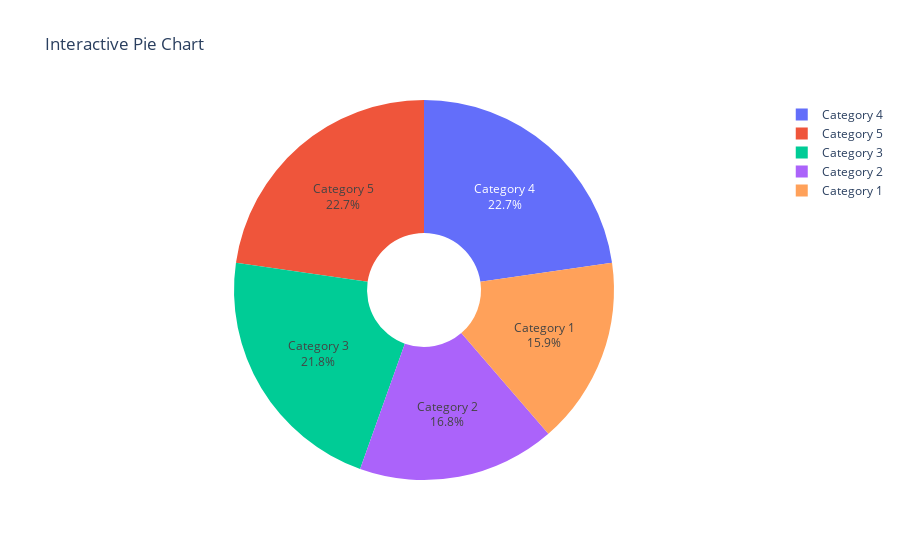

Here is the notebook cell this chart was saved with:
### Markdown cell above
# 21.Using Plotly, create an interactive pie chart of randomly generated data, add labels and percentages, set the title as 'Interactive Pie Chart'.

### Code cell
import numpy as np
import plotly.graph_objects as go
np.random.seed(0)
labels = [f'Category {i}' for i in range(1, 6)]
values = np.random.randint(10, 100, size=len(labels))
fig = go.Figure(data=[go.Pie(labels=labels, values=values, textinfo='label+percent', hole=0.3)])
fig.update_layout(title='Interactive Pie Chart')
fig.show()

### Figure 1 — Plotly figure (JSON) as saved in the notebook; plotly's stock layout.template omitted (floating-point values rounded to 4 significant figures)
{"data": [{"hole": 0.3, "labels": ["Category 1", "Category 2", "Category 3", "Category 4", "Category 5"], "textinfo": "label+percent", "type": "pie", "values": [54, 57, 74, 77, 77]}], "layout": {"autosize": true, "title": {"text": "Interactive Pie Chart"}}}
